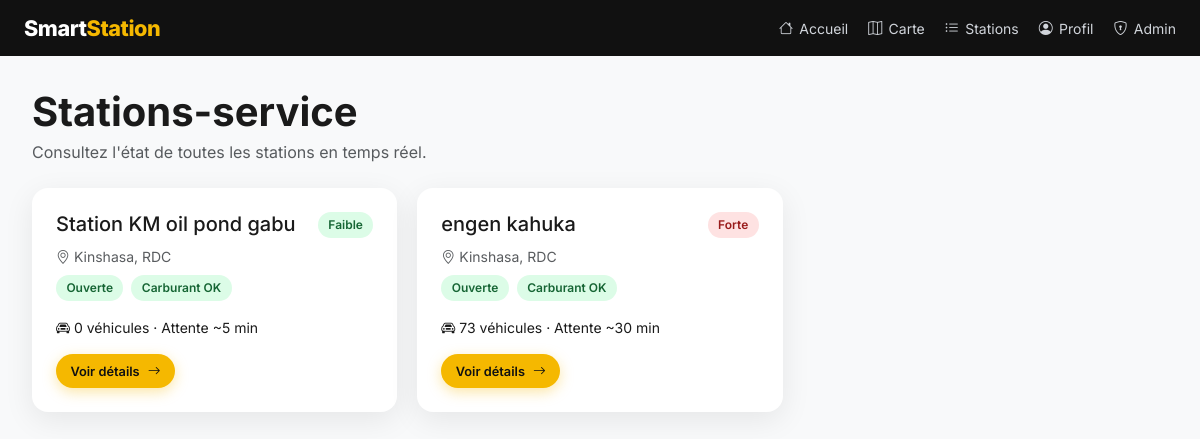
The app's page /stations/ (signed in), older data.
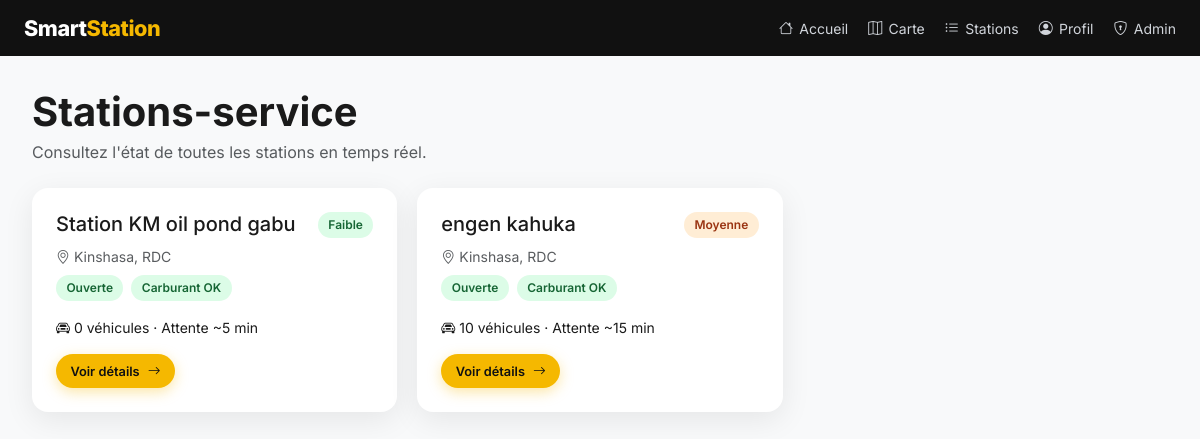
The same page, newer data.
### stations/models.py (models this page shows, shortened)
class StationService(models.Model):
    STATUT_OUVERTE = "ouverte"
    STATUT_FERMEE = "fermee"
    STATUT_CHOICES = [
        (STATUT_OUVERTE, "Ouverte"),
        (STATUT_FERMEE, "Fermée"),
    ]
    AFFLUENCE_FAIBLE = "faible"
    AFFLUENCE_MOYENNE = "moyenne"
    AFFLUENCE_FORTE = "forte"
    AFFLUENCE_CHOICES = [
        (AFFLUENCE_FAIBLE, "Faible"),
        (AFFLUENCE_MOYENNE, "Moyenne"),
        (AFFLUENCE_FORTE, "Forte"),
    ]
    nom = models.CharField(max_length=255)
    adresse = models.CharField(max_length=500, blank=True, default="")
    latitude = models.FloatField()
    longitude = models.FloatField()
    telephone = models.CharField(max_length=30, blank=True, default="")
    carburants = models.CharField(
        max_length=255,
        default="Essence, Gasoil",
        help_text="Carburants proposés, séparés par des virgules.",
    )
    capacite_max = models.PositiveIntegerField(default=30)
    statut = models.CharField(
        max_length=10,
        choices=STATUT_CHOICES,
        default=STATUT_OUVERTE,
    )
    carburant_disponible = models.BooleanField(default=True)
    nombre_vehicules = models.PositiveIntegerField(default=0)
    niveau_affluence = models.CharField(
        max_length=10,
        choices=AFFLUENCE_CHOICES,
        default=AFFLUENCE_FAIBLE,
    )
    date_mise_a_jour = models.DateTimeField(auto_now=True)
    class Meta:
        ordering = ["nom"]
    @property
    def temps_attente_estime(self) -> str:
        if self.statut == self.STATUT_FERMEE:
            return "Fermée"
        if not self.carburant_disponible:
            return "Indisponible"
        mapping = {
            self.AFFLUENCE_FAIBLE: "~5 min",
            self.AFFLUENCE_MOYENNE: "~15 min",
            self.AFFLUENCE_FORTE: "~30 min",
        }
        return mapping.get(self.niveau_affluence, "~10 min")
    @property
    def affluence_label(self) -> str:
        return dict(self.AFFLUENCE_CHOICES).get(self.niveau_affluence, self.niveau_affluence)

### stations/views.py (the view)
# urls.py: path("stations/", StationListView.as_view(), name="stations-list"),
class StationListView(AuthRequiredMixin, TemplateView):
    template_name = "stations/station_list.html"
    def get_context_data(self, **kwargs: Any) -> dict[str, Any]:
        context = super().get_context_data(**kwargs)
        context["stations"] = StationService.objects.all()
        return context

### templates/stations/station_list.html (shortened to what this page needs)
{% extends "stations/base_public.html" %}
{% block content %}
<div class="ss-page-wrap">
  <h1 class="fw-bold mb-1">Stations-service</h1>
  <p class="text-muted mb-4">Consultez l'état de toutes les stations en temps réel.</p>
  <div class="ss-station-grid">
    {% for station in stations %}
      <article class="ss-card">
        <div class="d-flex justify-content-between align-items-start mb-2">
          <h2 class="h5 mb-0">{{ station.nom }}</h2>
          {% if station.niveau_affluence == "faible" %}
            <span class="ss-badge ss-badge--green">{{ station.affluence_label }}</span>
          {% elif station.niveau_affluence == "moyenne" %}
            <span class="ss-badge ss-badge--orange">{{ station.affluence_label }}</span>
          {% else %}
            <span class="ss-badge ss-badge--red">{{ station.affluence_label }}</span>
          {% endif %}
        </div>
        <p class="text-muted small mb-2">
          <i class="bi bi-geo-alt"></i> {{ station.adresse|default:"Kinshasa, RDC" }}
        </p>
        <div class="d-flex flex-wrap gap-2 mb-3">
          {% if station.statut == "ouverte" %}
            <span class="ss-badge ss-badge--green">Ouverte</span>
          {% else %}
            <span class="ss-badge ss-badge--gray">Fermée</span>
          {% endif %}
          {% if station.carburant_disponible %}
            <span class="ss-badge ss-badge--green">Carburant OK</span>
          {% else %}
            <span class="ss-badge ss-badge--red">Rupture</span>
          {% endif %}
        </div>
        <p class="small mb-3">
          <i class="bi bi-car-front"></i> {{ station.nombre_vehicules }} véhicules ·
          Attente {{ station.temps_attente_estime }}
        </p>
        <a href="{% url 'station-page' station.pk %}" class="ss-btn ss-btn--primary ss-btn--sm">
          Voir détails <i class="bi bi-arrow-right"></i>
        </a>
      </article>
    {% empty %}
      <p class="text-muted">Aucune station enregistrée.</p>
    {% endfor %}
  </div>
</div>
{% endblock %}

Row changes from the older to the newer data that the page shows:
changed StationService "engen kahuka": niveau_affluence "forte" → "moyenne" (drawn); nombre_vehicules "73" → "10"; temps_attente_estime "~30 min" → "~15 min"; affluence_label "Forte" → "Moyenne"
